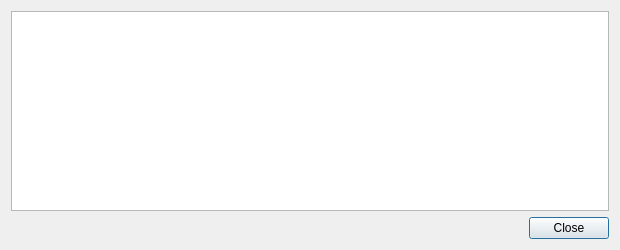
<?xml version="1.0" encoding="UTF-8"?>
<ui version="4.0">
 <class>TransactionDescDialog</class>
 <widget class="QDialog" name="TransactionDescDialog">
  <property name="geometry">
   <rect>
    <x>0</x>
    <y>0</y>
    <width>620</width>
    <height>250</height>
   </rect>
  </property>
  <property name="windowTitle">
   <string>Transaction details</string>
  </property>
  <layout class="QVBoxLayout" name="verticalLayout">
   <item>
    <widget class="QTextEdit" name="detailText">
     <property name="toolTip">
      <string>This pane shows a detailed description of the transaction</string>
     </property>
     <property name="readOnly">
      <bool>true</bool>
     </property>
     <property name="html">
      <string>&lt;!DOCTYPE HTML PUBLIC &quot;-//W3C//DTD HTML 4.0//EN&quot; &quot;http://www.w3.org/TR/REC-html40/strict.dtd&quot;&gt;
&lt;html&gt;&lt;head&gt;&lt;meta name=&quot;qrichtext&quot; content=&quot;1&quot; /&gt;&lt;style type=&quot;text/css&quot;&gt;
p, li { white-space: pre-wrap; }
&lt;/style&gt;&lt;/head&gt;&lt;body style=&quot; font-family:'MS Shell Dlg 2'; font-size:8.25pt; font-weight:400; font-style:normal;&quot;&gt;
&lt;p style=&quot;-qt-paragraph-type:empty; margin-top:0px; margin-bottom:0px; margin-left:0px; margin-right:0px; -qt-block-indent:0; text-indent:0px; font-family:'Ubuntu'; font-size:11pt;&quot;&gt;&lt;br /&gt;&lt;/p&gt;&lt;/body&gt;&lt;/html&gt;</string>
     </property>
    </widget>
   </item>
   <item>
    <widget class="QDialogButtonBox" name="buttonBox">
     <property name="orientation">
      <enum>Qt::Horizontal</enum>
     </property>
     <property name="standardButtons">
      <set>QDialogButtonBox::Close</set>
     </property>
    </widget>
   </item>
  </layout>
 </widget>
 <resources/>
 <connections>
  <connection>
   <sender>buttonBox</sender>
   <signal>accepted()</signal>
   <receiver>TransactionDescDialog</receiver>
   <slot>accept()</slot>
   <hints>
    <hint type="sourcelabel">
     <x>248</x>
     <y>254</y>
    </hint>
    <hint type="destinationlabel">
     <x>157</x>
     <y>274</y>
    </hint>
   </hints>
  </connection>
  <connection>
   <sender>buttonBox</sender>
   <signal>rejected()</signal>
   <receiver>TransactionDescDialog</receiver>
   <slot>reject()</slot>
   <hints>
    <hint type="sourcelabel">
     <x>316</x>
     <y>260</y>
    </hint>
    <hint type="destinationlabel">
     <x>286</x>
     <y>274</y>
    </hint>
   </hints>
  </connection>
 </connections>
</ui>
